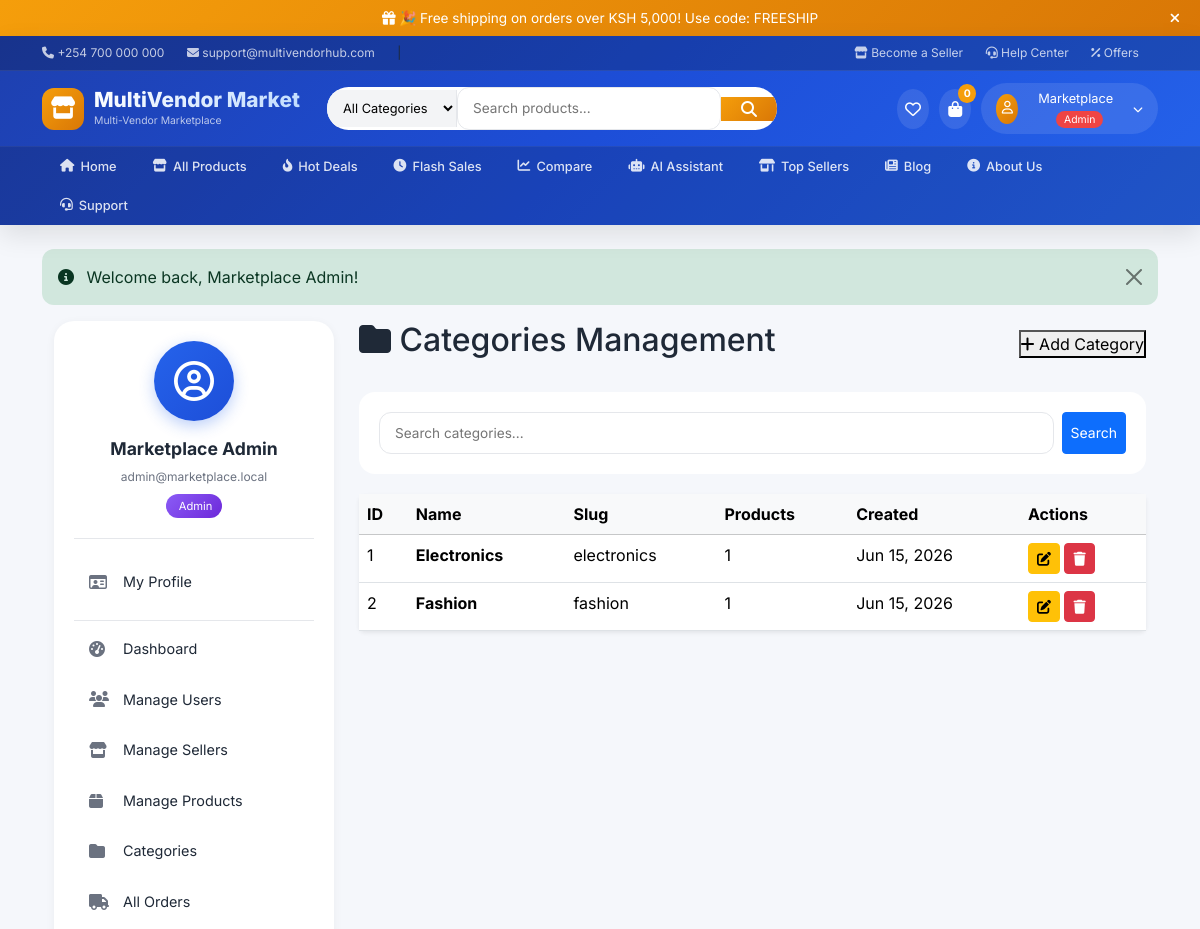
Before: /admin/categories.php (signed in, upper part) with the older database file.
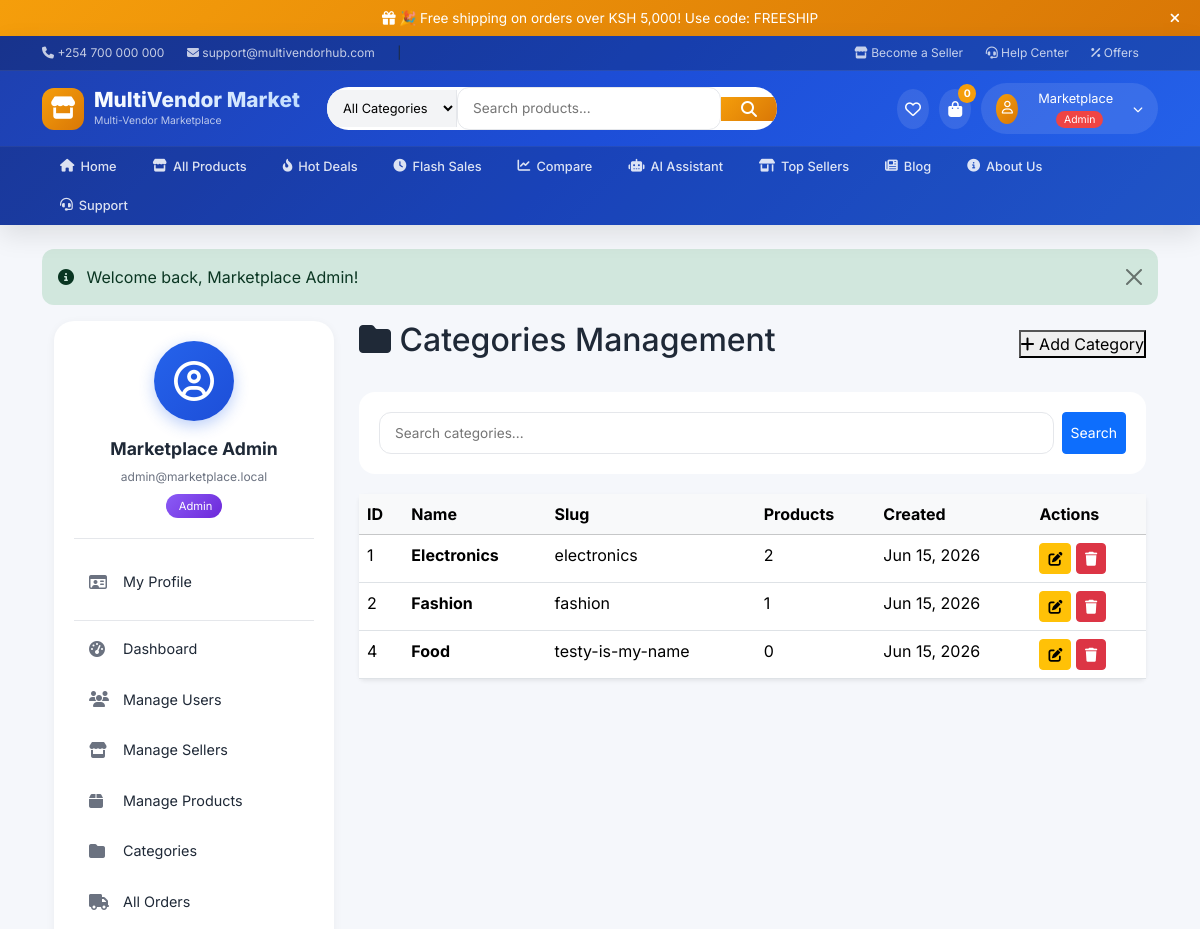
After: the same page with the newer database file.
### tables this page shows
CREATE TABLE `categories` (
  `id` int(11) NOT NULL,
  `name` varchar(120) NOT NULL,
  `slug` varchar(150) NOT NULL,
  `description` text DEFAULT NULL,
  `created_at` datetime NOT NULL
);

### admin/categories.php (the view, shortened to what this page needs)
<?php
require_once '../includes/header.php';
$search = isset($_GET['search']) ? sanitize($_GET['search']) : '';
$page = isset($_GET['page']) ? intval($_GET['page']) : 1;
$limit = 10;
$offset = ($page - 1) * $limit;
$where = $search ? "WHERE name LIKE '%$search%'" : "";
$categories = $mysqli->query("SELECT c.*, COUNT(p.id) as product_count FROM categories c LEFT JOIN products p ON p.category_id = c.id $where GROUP BY c.id ORDER BY c.name ASC LIMIT $offset, $limit");
?>
<div class="container-fluid">
    <div class="admin-content-wrapper">
        <div class="admin-sidebar-col"><?php require_once '../includes/dashboard_sidebar.php'; ?></div>
        <div class="admin-main-col">
            <div class="d-flex justify-content-between align-items-center mb-4">
                <h2><i class="fa-solid fa-folder"></i> Categories Management</h2>
                <button class="btn-add" data-bs-toggle="modal" data-bs-target="#addCategoryModal"><i class="fa-solid fa-plus"></i> Add Category</button>
            </div>
            <div class="filter-bar">
                <form method="GET" class="d-flex gap-2"><input type="text" name="search" class="search-input" placeholder="Search categories..." value="<?= htmlspecialchars($search) ?>"><button type="submit" class="btn btn-primary btn-sm">Search</button><?php if($search):?><a href="categories.php" class="btn btn-secondary btn-sm">Clear</a><?php endif;?></form>
            </div>
            <div class="card border-0 shadow-sm">
                <div class="card-body p-0">
                    <table class="table table-hover mb-0">
                        <thead class="table-light"><tr><th>ID</th><th>Name</th><th>Slug</th><th>Products</th><th>Created</th><th>Actions</th></tr></thead>
                        <tbody>
                            <?php while($cat=$categories->fetch_assoc()): ?>
                            <tr>
                                <td><?= $cat['id'] ?></td><td><strong><?= htmlspecialchars($cat['name']) ?></strong></td>
                                <td><?= htmlspecialchars($cat['slug']) ?></td><td><?= $cat['product_count'] ?></td>
                                <td><?= date('M d, Y', strtotime($cat['created_at'])) ?></td>
                                <td><button class="btn btn-sm btn-warning edit-category" data-id="<?=$cat['id']?>" data-name="<?=htmlspecialchars($cat['name'])?>" data-slug="<?=htmlspecialchars($cat['slug'])?>" data-description="<?=htmlspecialchars($cat['description']??'')?>" data-bs-toggle="modal" data-bs-target="#editCategoryModal"><i class="fa-solid fa-edit"></i></button> <a href="?delete=<?=$cat['id']?>" class="btn btn-sm btn-danger" onclick="return confirm('Delete?')"><i class="fa-solid fa-trash"></i></a></td>
                            </tr>
                            <?php endwhile; ?>
                        </tbody>
                    </table>
                </div>
            </div>
        </div>
    </div>
</div>
<?php require_once '../includes/footer.php'; ?>

Changed rows visible on the page:
computed for categories "Electronics": product_count "1" → "2"
added categories: id "4", name "Food", slug "testy-is-my-name", product_count "0", created_at "Jun 15, 2026"
